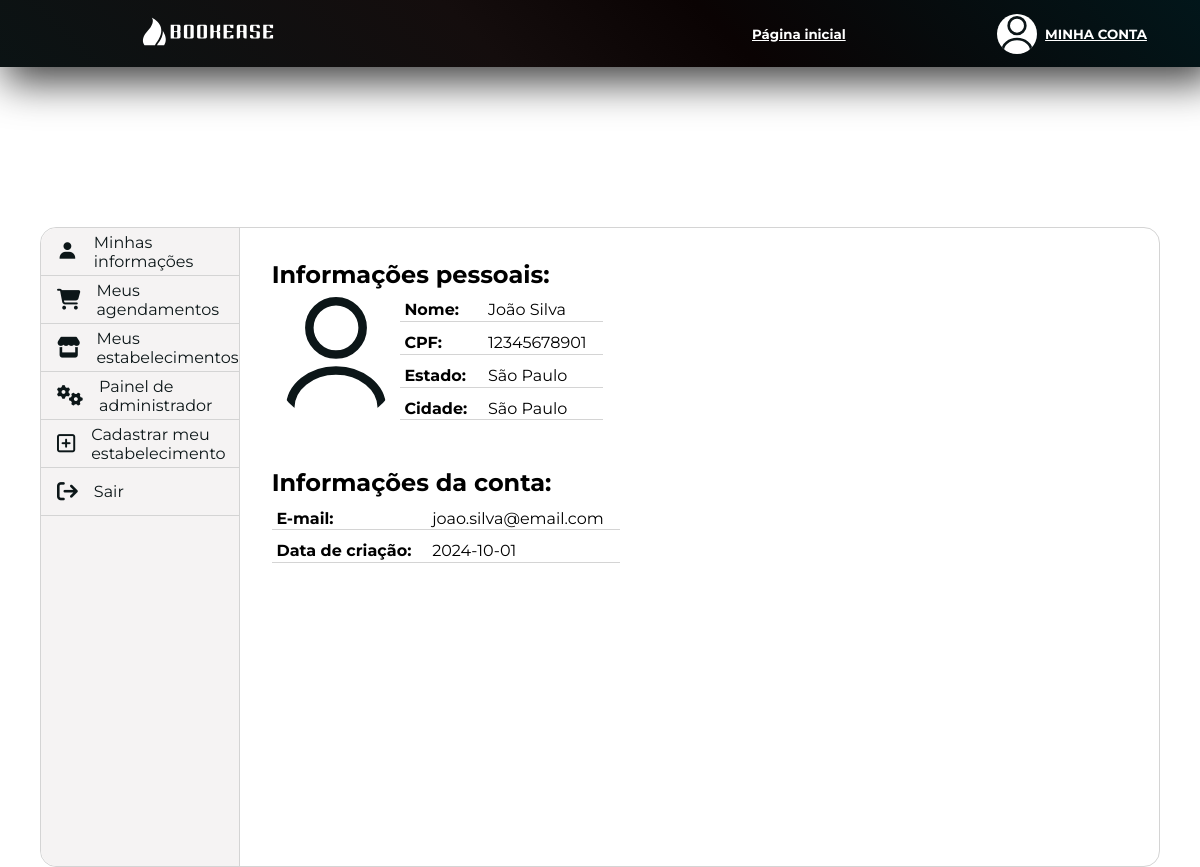
The page /view/myaccount.php (signed in) on the database its author committed.
### tables this page shows
CREATE TABLE users(
	id int auto_increment,
    cpf VARCHAR(11) UNIQUE,
    name VARCHAR(100),
    email VARCHAR(100) UNIQUE,
    phone VARCHAR(11) UNIQUE,
    state VARCHAR(80),
    city VARCHAR(80),
    password VARCHAR(100),
    user_type enum('user','admin','manager'),
    creation_date DATE,
    PRIMARY KEY(id)
);

### model/database_connect.php (called while the page is built, shortened)
<?php
class connect_database {
    protected $mysqli;
    protected $host = '127.0.0.1';
    protected $user = 'root';
    protected $password = '';
    protected $database = 'bookease';
    public function connect() {
        $this->mysqli = new mysqli($this->host, $this->user, $this->password, $this->database);
        $this->mysqli->set_charset('utf8');
    }
    public function consult($query) {
        try {
            if ($result = $this->mysqli->query($query)){
                $result = mysqli_fetch_assoc($result);
                return $result;
            }
            else {
                $this->rows_affected = 0;
                return null;
            }
        }
        catch (Exception $exc) {
            $this->disconnect();
        }
    }
}

### view/myaccount.php (the view, shortened to what this page needs)
<!DOCTYPE html>
<html lang="en">
<head>
    <link rel="stylesheet" href="/public/css/myaccount.css">
    <link rel="stylesheet" href="/public/css/components/red_button.css">
    <link rel="stylesheet" href="/public/css/components/header.css">
    <link href='https://unpkg.com/boxicons@2.1.4/css/boxicons.min.css' rel='stylesheet'>
</head>
<body>
    <?php
        require_once '../controller/categories_controller.php';
        include_once '../model/database_connect.php';
        $con = new connect_database();
        $con->connect();
        $query = "SELECT * FROM users WHERE email = '$_SESSION[login]';";
        $user = $con->consult($query);
    ?>
    <header>
        <div class="header">
            <div class="logo">
                <a href="/view/index.php">
                    <img src="/public/images/logos_horizontal/logo1_white.svg" alt="" class="logo_image">
                </a>
            </div>
            <div class="header_buttons">
                <div class="header_button">
                    <a href="../view/establishments.php">
                        Página inicial
                    </a>
                </div>
                <div class="account_pages">
                    <a href="/view/myaccount.php">
                        <img class="profile_picture" src="/public/images/profile_picture.svg" alt="">
                    </a>
                    <div>
                        <a href="/view/myaccount.php">
                            <span>MINHA CONTA</span>
                        </a>
                    </div>
                </div>
            </div>
        </div>
    </header>
    <main>
        <div class="main_content">
            <div class="aside_buttons">
                <a href="./myaccount.php" class="aside_button">
                    <i class='bx bxs-user'></i>
                    <span>Minhas informações</span>
                </a>
                <a href="#" class="aside_button">
                    <i class="fa-solid fa-cart-shopping"></i>
                    <span>Meus agendamentos</span>
                </a>
                <?php
                    if($user['user_type'] != null) {
                        echo '
                            <a href="?info=my_establishments" class="aside_button">
                                <i class="fa-solid fa-store"></i>
                                <span>Meus estabelecimentos</span>
                            </a>
                        ';
                    }
                    if($user['user_type'] != null) {
                        echo '
                            <a href="#" class="aside_button">
                                <i class="fa-solid fa-gears"></i>
                                <span>Painel de administrador</span>
                            </a>
                        ';
                    }
                ?>
                <a href="../view/establishment_register.php" class="aside_button">
                    <i class="fa-regular fa-square-plus"></i>
                    <span>Cadastrar meu estabelecimento</span>
                </a>
                <a href="../controller/logout_controller.php" class="aside_button">
                    <i class="fa-solid fa-arrow-right-from-bracket"></i>
                    <span>Sair</span>
                </a>
            </div>
            <div class="informations">
                <?php
                    if(isset($_REQUEST) && isset($_REQUEST['info'])) {
                        switch ($_REQUEST['info']) {
                            case 'my_establishments':
                                echo '
                                    <div class="establishments">
                                        <h2>Meus estabelecimentos</h2>
                                        <div class="establishments_list">
                                    ';
                                $establishments = get_my_establishments();
                                if($establishments != null) {
                                    foreach($establishments as $e) {
                                        echo '
                                            <div class="establishment">
                                                <div class="establishment_image">
                                                    <a href="/view/establishment_page.php">
                                                        <img src="/public/images/image_icon.svg" alt="" class="image_icon">
                                                    </a>
                                                </div>
                                                <div class="establishment_info">
                                                    <h3>
                                                        <a href="/view/establishment_page.php?id='.$e['id'].'">
                                                        '.$e['name'].'
                                                        </a>
                                                    </h3>
                                                    <p>
                                                        <span>Descrição: </span>
                                                        '.$e['description'].'
                                                    </p>
                                                    <p>
                                                        <span>Categoria: </span>
                                                        '.$e['category_name'].'
                                                    </p>
                                                    <p>
                                                        <span>Subcategoria: </span>
                                                        '.$e['subcategory_name'].'
                                                    </p>
                                                    <p>
                                                        <span>Endereço: </span>
                                                        '.$e['address'].'
                                                    </p>
                                                </div>
                                                <div class="open_establishment">
                                                    <a href="/view/establishment_page.php?id='.$e['id'].'">
                                                        <i class="fa-solid fa-arrow-up-right-from-square"></i>
                                                    </a>
                                                </div>
                                            </div>
                                        ';
                                    }
                                }
                                else {
                                    echo '
                                        <div class="not_found">
                                            <i class="fa-solid fa-circle-exclamation"></i>
                                            <h1>
                                                Ops!
                                            </h1>
                                            <h2>
                                                Parece que você não<br>
                                                possui nenhum<br>
                                                estabelecimento<br>
                                                Cadastrado!
                                            </h2>
                                        </div>
                                    ';
                                }
                                echo'
                                        </div>
                                    </div>
                                ';
                                break;
                            default:
                                header('Location:./myaccount.php');
                        }
                    }
                    else {
                        echo "
                            <div class='account'>
                                <div class='personal_info'>
                                    <h2>Informações pessoais:</h2>
                                    <div class='table'>
                                        <div class='table_row'>
                                            <img src='../public/images/profile_picture.svg' alt=''>
                                            <div class='table_column'>
                                                <span class='table_strong'>Nome:</span>
                                                <span class='table_strong'>CPF:</span>
                                                <span class='table_strong'>Estado:</span>
                                                <span class='table_strong'>Cidade:</span>
                                            </div>
                                            <div class='table_column'>
                                                <span>$user[name]</span>
                                                <span>$user[cpf]</span>
                                                <span>$user[state]</span>
                                                <span>$user[city]</span>
                                            </div>
                                        </div>
                                    </div>
                                </div>
                                <div class='account_info'>
                                    <h2>Informações da conta:</h2>
                                    <div class='table'>
                                        <div class='table_column'>
                                            <span class='table_strong'>E-mail:</span>
                                            <span class='table_strong'>Data de criação:</span>
                                        </div>
                                        <div class='table_column'>
                                            <span>$user[email]</span>
                                            <span>$user[creation_date]</span>
                                        </div>
                                    </div>
                                </div>
                            </div>
                        ";
                    }
                ?>
            </div>
        </div>
    </main>
</body>
</html>

### public/css/myaccount.css (style rules this page uses)
@media only screen and (min-width: 1200px) { main { width: 100%; display: flex; flex-direction: column; justify-content: center; align-items: center; } }

### public/css/components/header.css (style rules this page uses)
@media only screen and (min-width: 1200px) { header { width: 100%; display: flex; flex-direction: column; justify-content: flex-start; align-items: center; } }
@media only screen and (min-width: 1200px) { .header { width: 100%; display: flex; flex-direction: row; justify-content: space-between; align-items: center; height: 4.2rem; background: linear-gradient(45deg, #0b1314 0%, #140d0d 40%, #0a0303 60%, #02161a 100%); box-shadow: 10px 10px 40px 5px rgba(0,0,0,0.75); } }
@media only screen and (min-width: 1200px) { .logo { width: 26rem; height: 100%; display: flex; flex-direction: row; justify-content: center; align-items: center; } }
@media only screen and (min-width: 1200px) { .logo_image { min-width: var(--logo-size); max-width: var(--logo-size); transition: all ease-in-out 0.45s; } }

### public/css/global.css (style rules this page uses)
* { box-sizing: border-box; margin: 0; padding: 0; font-family: 'Montserrat'; scroll-behavior: smooth; }
a { color: var(--red-1); }
:root { --logo-size: 8.5rem; --red-1: #bd3528; --red-2: #8C271E; --red-3: #f5d8d6; --gray-1: #0C1618; --gray-2: #4b6268; --gray-3: #d4d4d4; --white-1: #FFF; --white-2: #f0f3f4; --white-3: #f5f3f3; --green-1: #5cb85c; --green-2: #b8e0b8; --success: #339900; --alert: #EAAA00; --warning: #cc3300; --font-xsm: 8pt; --font-sm: 10pt; --font-md: 12pt; --font-lg: 14pt; --font-xl: 16pt; --font-xxl: 18pt; }

### rows shown on the page
users: name "João Silva", cpf "12345678901", state "São Paulo", city "São Paulo", email "joao.silva@email.com", creation_date "2024-10-01"
